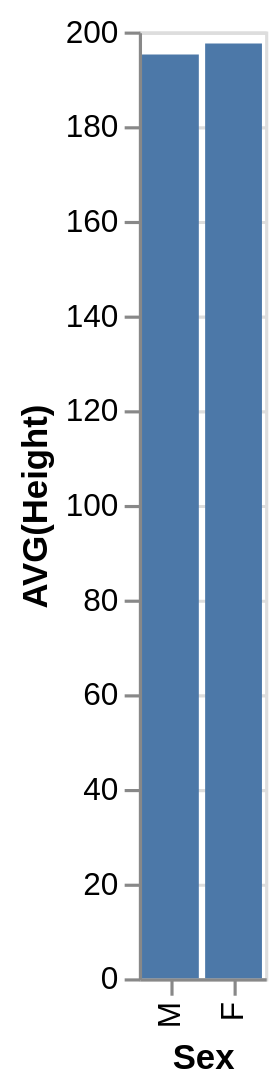

This figure's Vega-Lite source:
### Vega-Lite specification from a JSON file in a GitHub repository (floating-point values rounded to 4 significant figures)
{"data": {"values": [{"x_data": "M", "y_data": 195.1}, {"x_data": "F", "y_data": 197.5}]}, "mark": "bar", "encoding": {"x": {"field": "x_data", "type": "nominal", "title": "Sex", "sort": {"op": "sum", "field": "y_data", "order": "ascending"}}, "y": {"field": "y_data", "type": "quantitative", "title": "AVG(Height)"}}}
